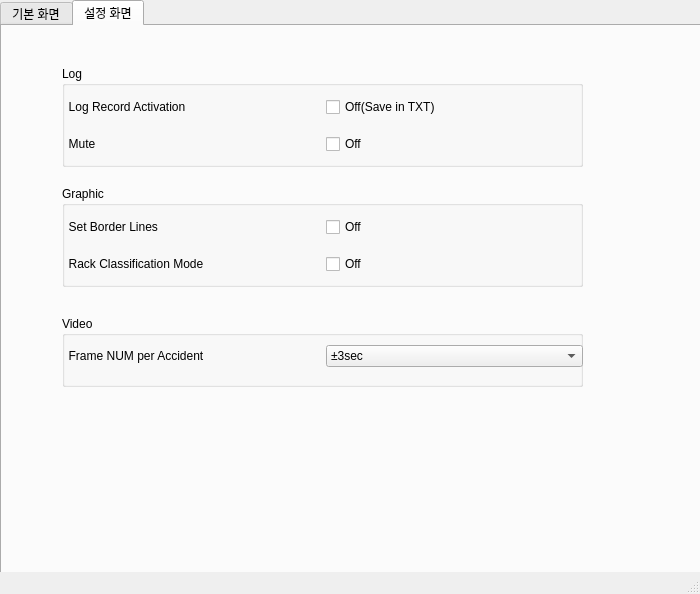
<?xml version="1.0" encoding="UTF-8"?>
<ui version="4.0">
 <class>MainWindow</class>
 <widget class="QMainWindow" name="MainWindow">
  <property name="geometry">
   <rect>
    <x>0</x>
    <y>0</y>
    <width>700</width>
    <height>594</height>
   </rect>
  </property>
  <property name="windowTitle">
   <string>MainWindow</string>
  </property>
  <widget class="QWidget" name="centralwidget">
   <widget class="QTabWidget" name="tabWidget">
    <property name="geometry">
     <rect>
      <x>0</x>
      <y>0</y>
      <width>701</width>
      <height>591</height>
     </rect>
    </property>
    <property name="currentIndex">
     <number>1</number>
    </property>
    <property name="documentMode">
     <bool>false</bool>
    </property>
    <widget class="QWidget" name="tab">
     <attribute name="title">
      <string>기본 화면</string>
     </attribute>
     <widget class="QGraphicsView" name="graphicsView">
      <property name="geometry">
       <rect>
        <x>10</x>
        <y>60</y>
        <width>511</width>
        <height>401</height>
       </rect>
      </property>
     </widget>
     <widget class="QWidget" name="gridLayoutWidget">
      <property name="geometry">
       <rect>
        <x>10</x>
        <y>470</y>
        <width>501</width>
        <height>71</height>
       </rect>
      </property>
      <layout class="QGridLayout" name="gridLayout">
       <item row="1" column="0">
        <widget class="QPushButton" name="pushButton">
         <property name="text">
          <string>⏹️</string>
         </property>
        </widget>
       </item>
       <item row="1" column="3">
        <widget class="QPushButton" name="pushButton_3">
         <property name="text">
          <string>⏯️</string>
         </property>
        </widget>
       </item>
       <item row="0" column="2" colspan="2">
        <widget class="QSlider" name="horizontalSlider">
         <property name="orientation">
          <enum>Qt::Horizontal</enum>
         </property>
        </widget>
       </item>
       <item row="0" column="4">
        <widget class="QLabel" name="label_3">
         <property name="text">
          <string>TextLabel</string>
         </property>
        </widget>
       </item>
       <item row="0" column="0">
        <widget class="QLabel" name="label_2">
         <property name="text">
          <string>TextLabel</string>
         </property>
        </widget>
       </item>
       <item row="1" column="4">
        <widget class="QPushButton" name="pushButton_2">
         <property name="text">
          <string>⏩</string>
         </property>
        </widget>
       </item>
       <item row="1" column="2">
        <widget class="QPushButton" name="pushButton_5">
         <property name="text">
          <string>⏪</string>
         </property>
        </widget>
       </item>
      </layout>
     </widget>
     <widget class="QWidget" name="verticalLayoutWidget">
      <property name="geometry">
       <rect>
        <x>530</x>
        <y>10</y>
        <width>160</width>
        <height>531</height>
       </rect>
      </property>
      <layout class="QVBoxLayout" name="verticalLayout">
       <item>
        <widget class="QTextBrowser" name="textBrowser"/>
       </item>
       <item>
        <widget class="QPushButton" name="pushButton_4">
         <property name="text">
          <string>Add</string>
         </property>
        </widget>
       </item>
       <item>
        <widget class="QPushButton" name="pushButton_6">
         <property name="text">
          <string>Del</string>
         </property>
        </widget>
       </item>
      </layout>
     </widget>
     <widget class="QPushButton" name="pushButton_7">
      <property name="geometry">
       <rect>
        <x>10</x>
        <y>20</y>
        <width>91</width>
        <height>23</height>
       </rect>
      </property>
      <property name="text">
       <string>동영상 업로드</string>
      </property>
     </widget>
     <widget class="QProgressBar" name="progressBar">
      <property name="geometry">
       <rect>
        <x>110</x>
        <y>20</y>
        <width>401</width>
        <height>20</height>
       </rect>
      </property>
      <property name="value">
       <number>24</number>
      </property>
     </widget>
    </widget>
    <widget class="QWidget" name="tab_2">
     <attribute name="title">
      <string>설정 화면</string>
     </attribute>
     <widget class="QGroupBox" name="groupBox">
      <property name="geometry">
       <rect>
        <x>60</x>
        <y>40</y>
        <width>521</width>
        <height>101</height>
       </rect>
      </property>
      <property name="title">
       <string>Log</string>
      </property>
      <widget class="QWidget" name="gridLayoutWidget_2">
       <property name="geometry">
        <rect>
         <x>0</x>
         <y>20</y>
         <width>521</width>
         <height>80</height>
        </rect>
       </property>
       <layout class="QGridLayout" name="gridLayout_2">
        <item row="0" column="0">
         <widget class="QLabel" name="label">
          <property name="text">
           <string>  Log Record Activation</string>
          </property>
         </widget>
        </item>
        <item row="0" column="1">
         <widget class="QCheckBox" name="checkBox">
          <property name="text">
           <string>Off(Save in TXT)</string>
          </property>
         </widget>
        </item>
        <item row="1" column="1">
         <widget class="QCheckBox" name="checkBox_4">
          <property name="text">
           <string>Off</string>
          </property>
         </widget>
        </item>
        <item row="1" column="0">
         <widget class="QLabel" name="label_4">
          <property name="text">
           <string>  Mute</string>
          </property>
         </widget>
        </item>
       </layout>
      </widget>
     </widget>
     <widget class="QGroupBox" name="groupBox_2">
      <property name="geometry">
       <rect>
        <x>60</x>
        <y>160</y>
        <width>521</width>
        <height>101</height>
       </rect>
      </property>
      <property name="title">
       <string>Graphic</string>
      </property>
      <widget class="QWidget" name="gridLayoutWidget_3">
       <property name="geometry">
        <rect>
         <x>0</x>
         <y>20</y>
         <width>521</width>
         <height>80</height>
        </rect>
       </property>
       <layout class="QGridLayout" name="gridLayout_3">
        <item row="0" column="0">
         <widget class="QLabel" name="label_5">
          <property name="text">
           <string>  Set Border Lines</string>
          </property>
         </widget>
        </item>
        <item row="0" column="1">
         <widget class="QCheckBox" name="checkBox_2">
          <property name="text">
           <string>Off</string>
          </property>
         </widget>
        </item>
        <item row="1" column="1">
         <widget class="QCheckBox" name="checkBox_3">
          <property name="text">
           <string>Off</string>
          </property>
         </widget>
        </item>
        <item row="1" column="0">
         <widget class="QLabel" name="label_6">
          <property name="text">
           <string>  Rack Classification Mode</string>
          </property>
         </widget>
        </item>
       </layout>
      </widget>
     </widget>
     <widget class="QGroupBox" name="groupBox_3">
      <property name="geometry">
       <rect>
        <x>60</x>
        <y>290</y>
        <width>521</width>
        <height>71</height>
       </rect>
      </property>
      <property name="title">
       <string>Video</string>
      </property>
      <widget class="QWidget" name="gridLayoutWidget_4">
       <property name="geometry">
        <rect>
         <x>0</x>
         <y>20</y>
         <width>521</width>
         <height>41</height>
        </rect>
       </property>
       <layout class="QGridLayout" name="gridLayout_4">
        <item row="0" column="1">
         <widget class="QComboBox" name="comboBox">
          <property name="currentText">
           <string>±3sec</string>
          </property>
          <property name="currentIndex">
           <number>0</number>
          </property>
          <property name="placeholderText">
           <string>5</string>
          </property>
          <item>
           <property name="text">
            <string>±3sec</string>
           </property>
          </item>
          <item>
           <property name="text">
            <string>±5sec</string>
           </property>
          </item>
          <item>
           <property name="text">
            <string>±7sec</string>
           </property>
          </item>
         </widget>
        </item>
        <item row="0" column="0">
         <widget class="QLabel" name="label_7">
          <property name="text">
           <string>  Frame NUM per Accident</string>
          </property>
         </widget>
        </item>
       </layout>
      </widget>
     </widget>
    </widget>
   </widget>
  </widget>
  <widget class="QMenuBar" name="menubar">
   <property name="geometry">
    <rect>
     <x>0</x>
     <y>0</y>
     <width>700</width>
     <height>23</height>
    </rect>
   </property>
  </widget>
  <widget class="QStatusBar" name="statusbar"/>
 </widget>
 <resources/>
 <connections/>
</ui>
